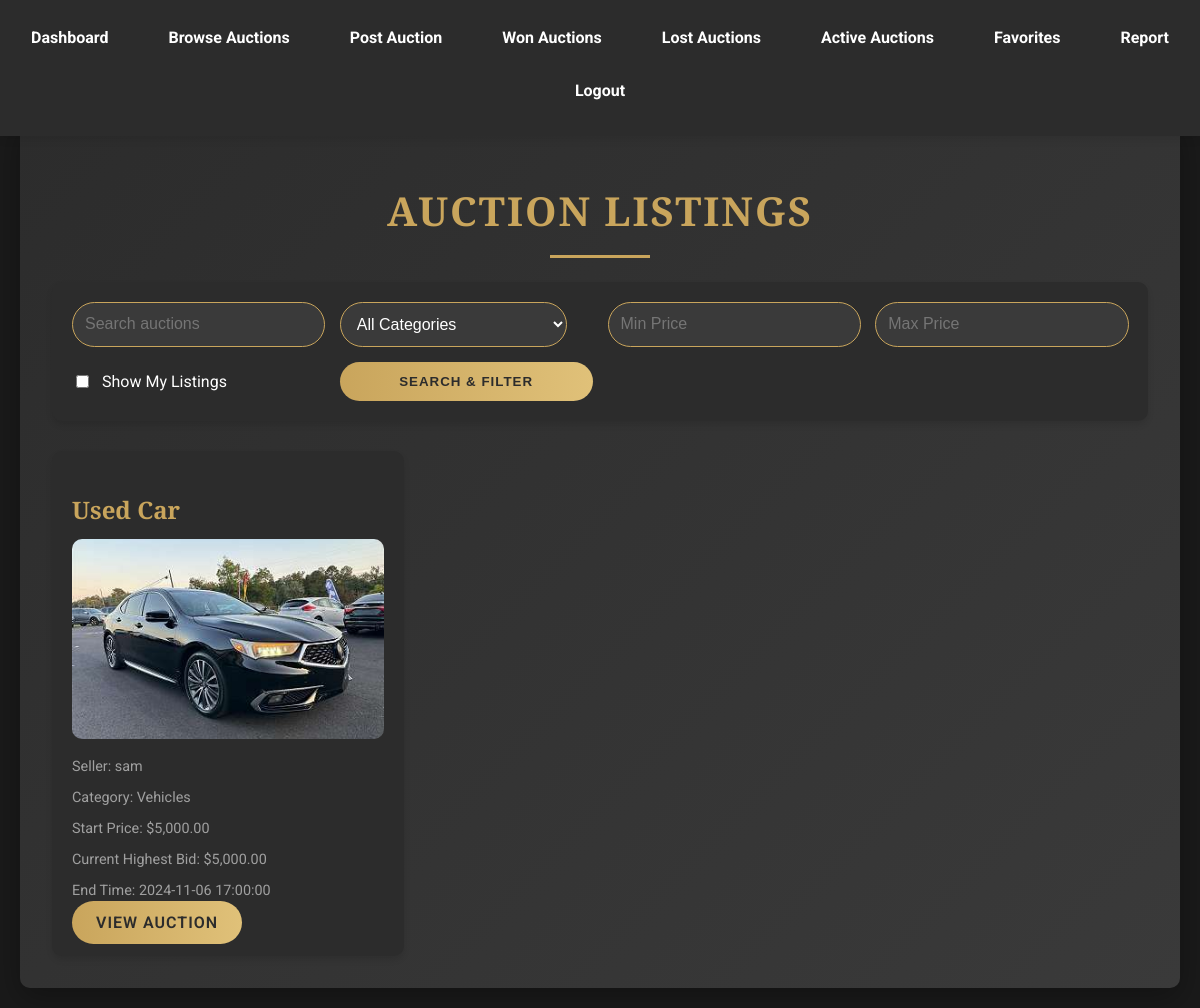
Screenshot of /user/listing.php (signed in) with the database file from the repository.
### tables this page shows
CREATE TABLE `products` (
  `id` int(11) NOT NULL,
  `seller_id` int(11) DEFAULT NULL,
  `title` varchar(100) NOT NULL,
  `description` text DEFAULT NULL,
  `image_path` varchar(255) DEFAULT NULL,
  `category` varchar(50) DEFAULT NULL,
  `start_price` decimal(10,2) NOT NULL,
  `min_increment` decimal(10,2) NOT NULL,
  `start_time` datetime NOT NULL,
  `end_time` datetime NOT NULL,
  `is_approved` tinyint(1) DEFAULT 0,
  `created_at` timestamp NOT NULL DEFAULT current_timestamp()
);

CREATE TABLE `users` (
  `id` int(11) NOT NULL,
  `username` varchar(50) NOT NULL,
  `password` varchar(255) NOT NULL,
  `email` varchar(100) NOT NULL,
  `is_admin` tinyint(1) DEFAULT 0,
  `is_banned` tinyint(1) DEFAULT 0,
  `created_at` timestamp NOT NULL DEFAULT current_timestamp(),
  `verified` tinyint(1) DEFAULT 0
);

### user/listing.php (the view, shortened to what this page needs)
<?php
require_once '../includes/config.php';
require_once '../includes/functions.php';
$user_id = $_SESSION['user_id'];
$search = isset($_GET['search']) ? validate_input($_GET['search']) : '';
$min_price = isset($_GET['min_price']) && $_GET['min_price'] !== '' ? floatval($_GET['min_price']) : 0;
$max_price = isset($_GET['max_price']) && $_GET['max_price'] !== '' ? floatval($_GET['max_price']) : PHP_FLOAT_MAX;
$show_my_listings = isset($_GET['show_my_listings']) ? true : false;
try {
    $query = "SELECT p.*, u.username as seller_name, COALESCE(MAX(b.amount), p.start_price) as highest_bid
              FROM products p
              JOIN users u ON p.seller_id = u.id
              LEFT JOIN bids b ON p.id = b.product_id
              WHERE p.is_approved = 1";
    if (!$show_my_listings) {
        $query .= " AND p.end_time > NOW() AND p.seller_id != ?";
    } else {
        $query .= " AND p.seller_id = ?";
    }
    $params = array($user_id);
    $types = "i";
    $query .= " AND p.start_price BETWEEN ? AND ?";
    $params[] = $min_price;
    $params[] = $max_price;
    $types .= "dd";
    $query .= " GROUP BY p.id ORDER BY p.created_at DESC";
    $stmt = $conn->prepare($query);
    $stmt->bind_param($types, ...$params);
    $stmt->execute();
    $result = $stmt->get_result();
} catch (Exception $e) {
    error_log("Error in listing.php: " . $e->getMessage());
    $error_message = "An error occurred while fetching the listings. Please try again later.";
}
?>
<!DOCTYPE html>
<html lang="en">
<head>
</head>
<body>
    <?php include '../includes/nav.php'; ?>
    <div class="main-content">
        <h1>Auction Listings</h1>
        <?php if (isset($error_message)): ?>
            <p class="error-message"><?php echo $error_message; ?></p>
        <?php else: ?>
            <form method="GET" class="search-filter-form">
                <input type="text" name="search" placeholder="Search auctions" value="<?php echo htmlspecialchars($search); ?>" class="form-input">
                <select name="category" class="form-select">
                    <option value="">All Categories</option>
                </select>
                <input type="number" name="min_price" placeholder="Min Price" value="<?php echo $min_price > 0 ? $min_price : ''; ?>" class="form-input">
                <input type="number" name="max_price" placeholder="Max Price" value="<?php echo $max_price < PHP_FLOAT_MAX ? $max_price : ''; ?>" class="form-input">
                <label class="checkbox-label">
                    <input type="checkbox" name="show_my_listings" <?php echo $show_my_listings ? 'checked' : ''; ?>>
                    Show My Listings
                </label>
                <button type="submit" class="btn btn-primary">Search & Filter</button>
            </form>
            <div class="grid-container">
                <?php if ($result->num_rows > 0): ?>
                    <?php while ($row = $result->fetch_assoc()): ?>
                        <div class="grid-item">
                            <h2 class="item-title"><?php echo htmlspecialchars($row['title']); ?></h2>
                            <?php if (!empty($row['image_path'])): ?>
                                <img src="<?php echo htmlspecialchars($row['image_path']); ?>" alt="<?php echo htmlspecialchars($row['title']); ?>" class="item-image">
                            <?php else: ?>
                                <div class="no-image">No Image Available</div>
                            <?php endif; ?>
                            <p class="item-seller">Seller: <?php echo htmlspecialchars($row['seller_name']); ?></p>
                            <p class="item-category">Category: <?php echo htmlspecialchars($row['category']); ?></p>
                            <p class="item-price">Start Price: $<?php echo number_format($row['start_price'], 2); ?></p>
                            <p class="item-price">Current Highest Bid: $<?php echo number_format($row['highest_bid'], 2); ?></p>
                            <p class="item-end-time">End Time: <?php echo htmlspecialchars($row['end_time']); ?></p>
                            <a href="../public/auction.php?id=<?php echo urlencode($row['id']); ?>" class="btn btn-primary">View Auction</a>
                        </div>
                    <?php endwhile; ?>
                <?php else: ?>
                    <p class="info-message">No auctions found matching your criteria.</p>
                <?php endif; ?>
            </div>
        <?php endif; ?>
    </div>
</body>
</html>

### user/listing.php (style rules this page uses)
:root { --color-background: #1a1a1a; --color-primary: #2c2c2c; --color-secondary: #3a3a3a; --color-accent: #c9a55c; --color-text: #ffffff; --color-text-muted: #a0a0a0; --color-success: #4caf50; --color-danger: #f44336; --transition-speed: 0.3s; }
body { font-family: 'Roboto', sans-serif; background-color: var(--color-background); color: var(--color-text); margin: 0; padding: 0; line-height: 1.6; }
.main-content { padding: 2rem; background: linear-gradient(135deg, var(--color-primary) 0%, var(--color-secondary) 100%); border-radius: 10px; margin: 20px; box-shadow: 0 10px 30px rgba(0, 0, 0, 0.3); }
h1 { font-family: 'Playfair Display', serif; color: var(--color-accent); font-size: 2.5rem; margin-bottom: 1.5rem; text-align: center; text-transform: uppercase; letter-spacing: 2px; position: relative; padding-bottom: 15px; }
h1::after { content: ''; position: absolute; bottom: 0; left: 50%; transform: translateX(-50%); width: 100px; height: 3px; background-color: var(--color-accent); }
.search-filter-form { display: grid; grid-template-columns: repeat(auto-fit, minmax(200px, 1fr)); gap: 15px; margin-bottom: 30px; padding: 20px; background-color: var(--color-primary); border-radius: 10px; box-shadow: 0 4px 6px rgba(0, 0, 0, 0.1); }
.form-input, .form-select { width: 90%; padding: 12px; border: 1px solid var(--color-accent); background-color: var(--color-secondary); color: var(--color-text); border-radius: 25px; font-size: 16px; transition: all var(--transition-speed) ease; }
.checkbox-label { display: flex; align-items: center; gap: 10px; color: var(--color-text); cursor: pointer; }
.btn { background: linear-gradient(to right, var(--color-accent), #e0c179); color: var(--color-primary); text-decoration: none; padding: 12px 24px; border-radius: 25px; font-weight: 600; text-transform: uppercase; letter-spacing: 1px; border: none; cursor: pointer; transition: all var(--transition-speed) ease; }
.grid-container { display: grid; grid-template-columns: repeat(auto-fill, minmax(300px, 1fr)); gap: 20px; margin-top: 20px; }
.grid-item { background-color: var(--color-primary); border-radius: 10px; overflow: hidden; box-shadow: 0 4px 6px rgba(0, 0, 0, 0.1); transition: all var(--transition-speed) ease; padding: 20px; }
.item-title { font-family: 'Playfair Display', serif; font-size: 1.5rem; color: var(--color-accent); margin-bottom: 10px; }
.item-image { width: 100%; height: 200px; object-fit: cover; border-radius: 10px; }
.item-seller, .item-category, .item-price, .item-end-time { color: var(--color-text-muted); font-size: 0.9rem; margin: 8px 0; }

### includes/nav.php (style rules this page uses)
:root { --color-background: #1a1a1a; --color-primary: #2c2c2c; --color-secondary: #3a3a3a; --color-accent: #c9a55c; --color-text: #ffffff; --color-text-muted: #a0a0a0; --transition-speed: 0.3s; }
body { font-family: 'Roboto', sans-serif; background-color: var(--color-background); color: var(--color-text); margin: 0; padding: 0; }

### rows the page displays
products: title "Used Car", image_path (picture), seller.username "sam", category "Vehicles", start_price "5,000.00", highest_bid "5,000.00", end_time "2024-11-06 17:00:00"
